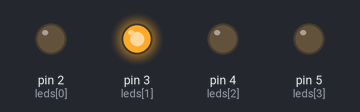
The sketch below on a simulated Arduino Uno, built with avr-gcc and run on an emulated ATmega328P. On the bench: output pins drawn as LEDs (lit = HIGH). What the sketch prints to the serial monitor is not drawn.

Above: at 0.5 s.
At 1.5 s:
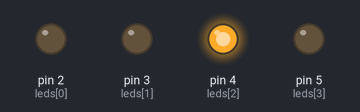
At 3.5 s:
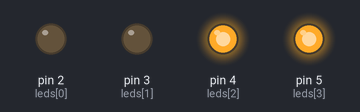
Timing chart, 0 to 5.2 s (numbered marks = the images above):
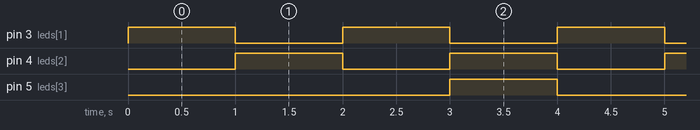

The sketch:

Binary_Counter.ino
```cpp
int leds[4] = {2, 3, 4, 5};
int k = 0;
void setup() {
  // put your setup code here, to run once:
  for (int i = 0; i < 4; i++) {
    pinMode(leds[i], OUTPUT);
  }

  Serial.begin(9600);

}

void loop() {
  k++;
  for (int i = 0; i < 4; i++) {
    digitalWrite(leds[i], LOW);
  }
  if (k >= 8 && k % 8 == 0) {
    digitalWrite(leds[4], HIGH);
  }
  if (k >= 4 && k % 8 % 4 == 0) {
    digitalWrite(leds[3], HIGH);
  }

  if (k >= 2 && k % 8 % 4 % 2 == 0) {
    digitalWrite(leds[2], HIGH);
  }
  if (k >= 1 && k % 8 % 4 % 2 == 1) {
    digitalWrite(leds[1], HIGH);
  }
  if (k == 16) {
    k == 0;
  }
  delay(1000);
  Serial.print(k);

}
```

Measured:
- by itself, pin 3 (leds[1]), pin 4 (leds[2]): alternates HIGH for 1.0 s and LOW for 1.0 s
- by itself, pin 5 (leds[3]): alternates HIGH for 1.0 s and LOW for 3.0 s
- by itself, everything shown: repeats every 4.0 s, in 4 steps
